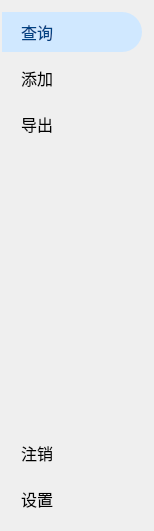
  <widget class="QWidget" name="verticalLayoutWidget">
   <property name="geometry">
    <rect>
     <x>10</x>
     <y>80</y>
     <width>154</width>
     <height>531</height>
    </rect>
   </property>
   <layout class="QVBoxLayout" name="verticalLayout">
    <property name="leftMargin">
     <number>2</number>
    </property>
    <property name="topMargin">
     <number>12</number>
    </property>
    <property name="rightMargin">
     <number>12</number>
    </property>
    <property name="bottomMargin">
     <number>12</number>
    </property>
    <item>
     <widget class="QPushButton" name="pushButton_view">
      <property name="minimumSize">
       <size>
        <width>140</width>
        <height>40</height>
       </size>
      </property>
      <property name="maximumSize">
       <size>
        <width>140</width>
        <height>40</height>
       </size>
      </property>
      <property name="font">
       <font>
        <family>Microsoft YaHei UI</family>
        <pointsize>12</pointsize>
        <weight>50</weight>
        <bold>false</bold>
       </font>
      </property>
      <property name="focusPolicy">
       <enum>Qt::NoFocus</enum>
      </property>
      <property name="styleSheet">
       <string notr="true">QPushButton#pushButton_view:enabled{
	border-width:0;
	background-color:transparent;
	color:#000000;
	text-align: left;
	padding-left: 18px;
}
QPushButton#pushButton_view:hover{
	border-width:0;
	background-color:transparent;
	border-top-right-radius:20px;
	border-bottom-right-radius:20px;
	color:#004182;
	text-align: left;
	padding-left: 19px;
}
QPushButton#pushButton_view:checked{
	border-width:0;
	background-color:#d0e8ff;
	border-top-right-radius:20px;
	border-bottom-right-radius:20px;
	color:#004182;
	text-align: left;
	padding-left: 19px;
}</string>
      </property>
      <property name="text">
       <string>查询</string>
      </property>
      <property name="checkable">
       <bool>true</bool>
      </property>
      <property name="checked">
       <bool>true</bool>
      </property>
      <property name="autoExclusive">
       <bool>true</bool>
      </property>
      <property name="flat">
       <bool>true</bool>
      </property>
     </widget>
    </item>
    <item>
     <widget class="QPushButton" name="pushButton_add">
      <property name="minimumSize">
       <size>
        <width>140</width>
        <height>40</height>
       </size>
      </property>
      <property name="maximumSize">
       <size>
        <width>140</width>
        <height>40</height>
       </size>
      </property>
      <property name="font">
       <font>
        <family>Microsoft YaHei UI</family>
        <pointsize>12</pointsize>
        <weight>50</weight>
        <bold>false</bold>
       </font>
      </property>
      <property name="focusPolicy">
       <enum>Qt::NoFocus</enum>
      </property>
      <property name="styleSheet">
       <string notr="true">QPushButton#pushButton_add:enabled{
	border-width:0;
	background-color:transparent;
	color:#000000;
	text-align: left;
	padding-left: 18px;
}
QPushButton#pushButton_add:hover{
	border-width:0;
	background-color:transparent;
	border-top-right-radius:20px;
	border-bottom-right-radius:20px;
	color:#004182;
	text-align: left;
	padding-left: 19px;
}
QPushButton#pushButton_add:checked{
	border-width:0;
	background-color:#d0e8ff;
	border-top-right-radius:20px;
	border-bottom-right-radius:20px;
	color:#004182;
	text-align: left;
	padding-left: 19px;
}</string>
      </property>
      <property name="text">
       <string>添加</string>
      </property>
      <property name="checkable">
       <bool>true</bool>
      </property>
      <property name="autoExclusive">
       <bool>true</bool>
      </property>
      <property name="flat">
       <bool>true</bool>
      </property>
     </widget>
    </item>
    <item>
     <widget class="QPushButton" name="pushButton_out">
      <property name="minimumSize">
       <size>
        <width>140</width>
        <height>40</height>
       </size>
      </property>
      <property name="maximumSize">
       <size>
        <width>140</width>
        <height>40</height>
       </size>
      </property>
      <property name="font">
       <font>
        <family>Microsoft YaHei UI</family>
        <pointsize>12</pointsize>
        <weight>50</weight>
        <bold>false</bold>
       </font>
      </property>
      <property name="focusPolicy">
       <enum>Qt::NoFocus</enum>
      </property>
      <property name="styleSheet">
       <string notr="true">QPushButton#pushButton_out:enabled{
	border-width:0;
	background-color:transparent;
	color:#000000;
	text-align: left;
	padding-left: 18px;
}
QPushButton#pushButton_out:hover{
	border-width:0;
	background-color:transparent;
	border-top-right-radius:20px;
	border-bottom-right-radius:20px;
	color:#004182;
	text-align: left;
	padding-left: 19px;
}
QPushButton#pushButton_out:checked{
	border-width:0;
	background-color:#d0e8ff;
	border-top-right-radius:20px;
	border-bottom-right-radius:20px;
	color:#004182;
	text-align: left;
	padding-left: 19px;
}</string>
      </property>
      <property name="text">
       <string>导出</string>
      </property>
      <property name="checkable">
       <bool>true</bool>
      </property>
      <property name="autoExclusive">
       <bool>true</bool>
      </property>
      <property name="flat">
       <bool>true</bool>
      </property>
     </widget>
    </item>
    <item>
     <spacer name="verticalSpacer">
      <property name="orientation">
       <enum>Qt::Vertical</enum>
      </property>
      <property name="sizeHint" stdset="0">
       <size>
        <width>20</width>
        <height>40</height>
       </size>
      </property>
     </spacer>
    </item>
    <item>
     <widget class="QPushButton" name="pushButton_signout">
      <property name="minimumSize">
       <size>
        <width>140</width>
        <height>40</height>
       </size>
      </property>
      <property name="maximumSize">
       <size>
        <width>140</width>
        <height>40</height>
       </size>
      </property>
      <property name="font">
       <font>
        <family>Microsoft YaHei UI</family>
        <pointsize>12</pointsize>
        <weight>50</weight>
        <bold>false</bold>
       </font>
      </property>
      <property name="focusPolicy">
       <enum>Qt::NoFocus</enum>
      </property>
      <property name="styleSheet">
       <string notr="true">QPushButton#pushButton_signout:enabled{
	border-width:0;
	background-color:transparent;
	color:#000000;
	text-align: left;
	padding-left: 18px;
}
QPushButton#pushButton_signout:hover{
	border-width:0;
	background-color:transparent;
	border-top-right-radius:20px;
	border-bottom-right-radius:20px;
	color:#004182;
	text-align: left;
	padding-left: 19px;
}
QPushButton#pushButton_signout:checked{
	border-width:0;
	background-color:#d0e8ff;
	border-top-right-radius:20px;
	border-bottom-right-radius:20px;
	color:#004182;
	text-align: left;
	padding-left: 19px;
}</string>
      </property>
      <property name="text">
       <string>注销</string>
      </property>
      <property name="checkable">
       <bool>false</bool>
      </property>
      <property name="autoExclusive">
       <bool>false</bool>
      </property>
      <property name="flat">
       <bool>true</bool>
      </property>
     </widget>
    </item>
    <item>
     <widget class="QPushButton" name="pushButton_settings">
      <property name="minimumSize">
       <size>
        <width>140</width>
        <height>40</height>
       </size>
      </property>
      <property name="maximumSize">
       <size>
        <width>140</width>
        <height>40</height>
       </size>
      </property>
      <property name="font">
       <font>
        <family>Microsoft YaHei UI</family>
        <pointsize>12</pointsize>
        <weight>50</weight>
        <bold>false</bold>
       </font>
      </property>
      <property name="focusPolicy">
       <enum>Qt::NoFocus</enum>
      </property>
      <property name="styleSheet">
       <string notr="true">QPushButton#pushButton_settings:enabled{
	border-width:0;
	background-color:transparent;
	color:#000000;
	text-align: left;
	padding-left: 18px;
}
QPushButton#pushButton_settings:hover{
	border-width:0;
	background-color:transparent;
	border-top-right-radius:20px;
	border-bottom-right-radius:20px;
	color:#004182;
	text-align: left;
	padding-left: 19px;
}
QPushButton#pushButton_settings:checked{
	border-width:0;
	background-color:#d0e8ff;
	border-top-right-radius:20px;
	border-bottom-right-radius:20px;
	color:#004182;
	text-align: left;
	padding-left: 19px;
}</string>
      </property>
      <property name="text">
       <string>设置</string>
      </property>
      <property name="checkable">
       <bool>true</bool>
      </property>
      <property name="autoExclusive">
       <bool>true</bool>
      </property>
      <property name="flat">
       <bool>true</bool>
      </property>
     </widget>
    </item>
   </layout>
  </widget>
